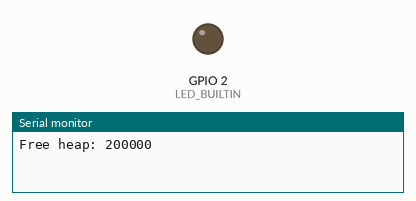
Bench run of a sketch on a simulated ESP32. On the bench: output pins drawn as LEDs (lit = HIGH), the last lines printed to the serial monitor.

Above: at 1.5 s.
At 4.5 s:
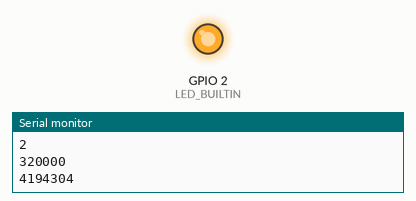
Timing chart, 0 to 7.8 s (numbered marks = the images above):
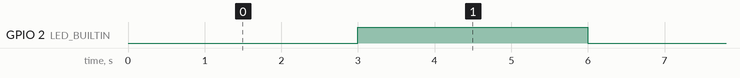

Measured:
- by itself, GPIO 2 (LED_BUILTIN): alternates HIGH for 3.0 s and LOW for 3.0 s

The sketch:

APPTask.ino
```cpp
#define LED_BUILTIN (2)
//#include "sys/app_contorller.h"
    unsigned int previousMillis;        // 保存上一回的时间戳
    unsigned int  interval = 3000; // 日期时钟更新的时间间隔
//AppController *app_contorller; // APP控制器
//void wifi_auto_process()
//{
//    if (doDelayMillisTime(m_wifiClickInterval, m_preWifiClickMillis, false) == true)
//    {
//            digitalWrite(LED_BUILTIN, !digitalRead(LED_BUILTIN));
//            Serial.print("Free heap: ");
//            Serial.println(ESP.getFreeHeap());
//            Serial.println(esp_get_free_heap_size());
//    }
//}
//boolean doDelayMillisTime(unsigned int interval, unsigned int previousMillis, boolean flag)
//{
//    unsigned long currentMillis = millis();
//    if (currentMillis - previousMillis >= interval)
//    {
//        previousMillis = currentMillis;
//        flag = !flag;
//    }
//    return flag ;
//}
void setup() {
Serial.begin(115200);
pinMode(LED_BUILTIN, OUTPUT);
   Serial.print("Free heap: ");
    Serial.println(esp_get_free_heap_size());
// app_contorller = new AppController(); // APP控制器
//    app_contorller->app_register(&media_app);
//    app_contorller->app_register(&weather_app);
//    app_contorller->app_register(&picture_app);
//    app_contorller->app_register(&screen_share_app);
//    app_contorller->app_register(&server_app);
}

void loop() {
//app_contorller->main_process(act_info); // 运行当前进程
//wifi_auto_process(); // 任务调度
 unsigned long currentMillis = millis();
    if (currentMillis - previousMillis >= interval)
    {
        previousMillis = currentMillis;
            digitalWrite(LED_BUILTIN, !digitalRead(LED_BUILTIN));
            Serial.print("Free heap: ");
            Serial.println(ESP.getFreeHeap());//获取空闲堆
            Serial.println(esp_get_free_heap_size());//查询当前可用的堆内存大小
               Serial.println(ESP.getFlashChipMode());//dio
              Serial.println( ESP.getHeapSize()); //获取堆的容量
              Serial.println( ESP.getFlashChipSize());//16777216


    }
}
```
